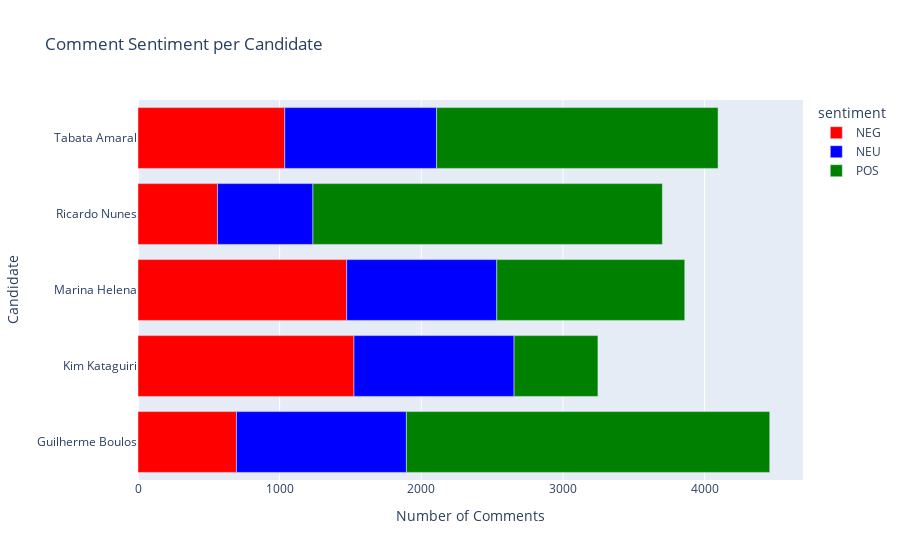

Notebook code for this chart:
### Code cell
fig = px.bar(sum_likes, 
             x='comment', 
             y='candidate', 
             orientation='h',
             color='sentiment',
             color_discrete_map={'POS': 'green', 'NEG': 'red', 'NEU': 'blue'},
             labels={'comment': 'Number of Comments', 'candidate': 'Candidate'},
             title='Comment Sentiment per Candidate')

fig.show()

### Figure 1 — Plotly figure (JSON) as saved in the notebook; plotly's stock layout.template omitted (floating-point values rounded to 4 significant figures)
{"data": [{"alignmentgroup": "True", "hovertemplate": "sentiment=NEG<br>Number of Comments=%{x}<br>Candidate=%{y}<extra></extra>", "legendgroup": "NEG", "marker": {"color": "red", "pattern": {"shape": ""}}, "name": "NEG", "offsetgroup": "NEG", "orientation": "h", "showlegend": true, "textposition": "auto", "type": "bar", "x": [695, 1525, 1473, 561, 1036], "xaxis": "x", "y": ["Guilherme Boulos", "Kim Kataguiri", "Marina Helena", "Ricardo Nunes", "Tabata Amaral"], "yaxis": "y"}, {"alignmentgroup": "True", "hovertemplate": "sentiment=NEU<br>Number of Comments=%{x}<br>Candidate=%{y}<extra></extra>", "legendgroup": "NEU", "marker": {"color": "blue", "pattern": {"shape": ""}}, "name": "NEU", "offsetgroup": "NEU", "orientation": "h", "showlegend": true, "textposition": "auto", "type": "bar", "x": [1200, 1130, 1060, 674, 1072], "xaxis": "x", "y": ["Guilherme Boulos", "Kim Kataguiri", "Marina Helena", "Ricardo Nunes", "Tabata Amaral"], "yaxis": "y"}, {"alignmentgroup": "True", "hovertemplate": "sentiment=POS<br>Number of Comments=%{x}<br>Candidate=%{y}<extra></extra>", "legendgroup": "POS", "marker": {"color": "green", "pattern": {"shape": ""}}, "name": "POS", "offsetgroup": "POS", "orientation": "h", "showlegend": true, "textposition": "auto", "type": "bar", "x": [2565, 592, 1327, 2467, 1987], "xaxis": "x", "y": ["Guilherme Boulos", "Kim Kataguiri", "Marina Helena", "Ricardo Nunes", "Tabata Amaral"], "yaxis": "y"}], "layout": {"barmode": "relative", "legend": {"title": {"text": "sentiment"}, "tracegroupgap": 0}, "title": {"text": "Comment Sentiment per Candidate"}, "xaxis": {"anchor": "y", "domain": [0, 1], "title": {"text": "Number of Comments"}}, "yaxis": {"anchor": "x", "domain": [0, 1], "title": {"text": "Candidate"}}}}
